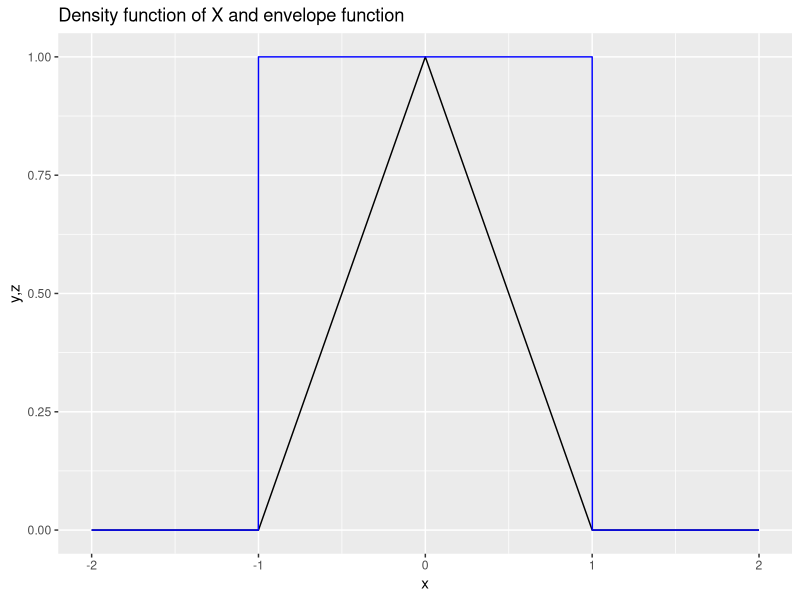
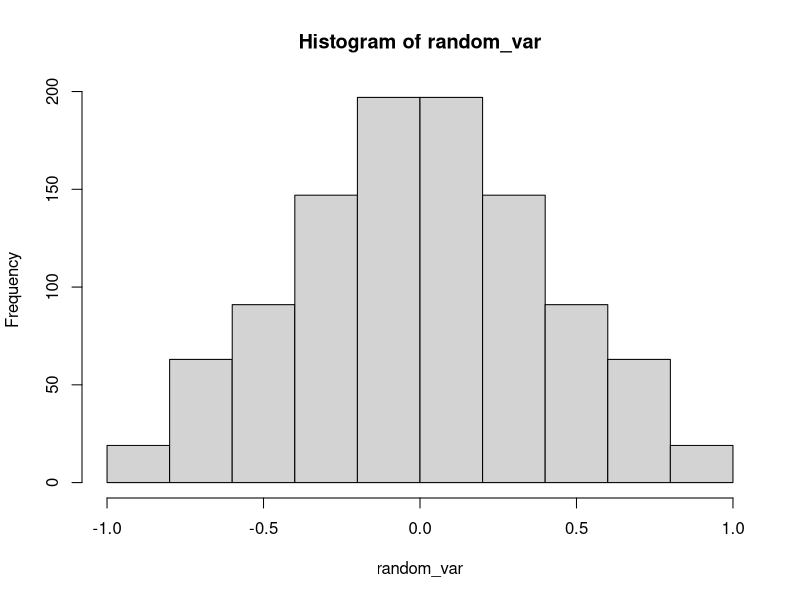
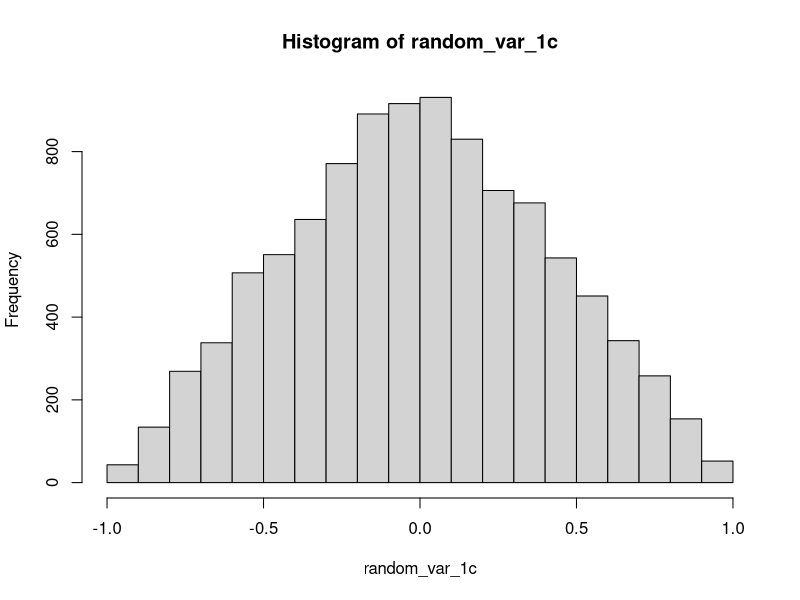

Generate these figures, in order, with R:
########################## INIT CODE ###########################################
rm(list = ls())

########################## [ 1 a ] #############################################
# Since we need to find a envelope function for the density function, so we need
# to plot the density function first. let $ x \in [-3, 3] $, and we know it's  
# triangle sharped function. We also can plot it using the code below.

x <- seq(-2, 2, by = 0.001)
y <- rep(0, length(x))
z <- rep(0, length(x))

x1_index <- which(x > 1 | x < -1)
x2_index <- which(x >= -1 & x <= 0)
x3_index <- which(x > 0 & x <= 1)

y[x1_index] <- 0
y[x2_index] <- x[x2_index] + 1
y[x3_index] <- 1 - x[x3_index]

z0_index <- which(x > 1 | x < -1)
z1_index <- which(x >= -1 & x <= 1)

z[z1_index] <- 1
z[-z1_index] <- 0

data <- data.frame(x, y, z)

# After we get the plot, we can see that the density function is a triangle
# we will use an envelope function to cover the density function, and we can
# use function $ g(x) = 1 $ to cover the density function in the [-1,1] range. 

graph <- ggplot2::ggplot(data) +
  ggplot2::geom_line(mapping=ggplot2::aes(x=x,y=y)) + 
  ggplot2::geom_line(mapping=ggplot2::aes(x=x,y=z),color="blue") + 
  ggplot2::ggtitle("Density function of X and envelope function") +
  ggplot2::xlab("x") +
  ggplot2::ylab("y,z")


graph

# Now we will write a code for the rejection sampling algorithm. 


########################## [ 1 b ] #############################################
# To generate a random variable from the density function using Inverse CDF,
# we will need to calculate the CDF function first.

# CDF function

# in range (-inf,-1) we get CDF = 0
# in range (-1,0) we get CDF = \frac{x^2}{2} + x
# in range (0,1)  we get CDF = x - \frac{x^2}{2}
# in range (1,+inf)  we get CDF = 1

# we have F^{-1} in (-1,0) range is x = -1 + sqrt(1-2y)
# we have F^{-1} in ( 0,1) range is x =  1 - sqrt(1-2y)

# so we can write a function to generate a random variable from it
# For x2, sqrt will generate some error because of the negative value

u <- runif(1000)

x1 <-  sqrt(1 - 2 * u)  - 1

x2 <-  1 - sqrt(1 - 2 * u)

random_var <- c(x1,x2)
hist(random_var)

# So the random variable is generated from the density function is random_var.
########################## [ 1 c ] #############################################
u1_1c <- runif(10000)
u2_1c <- runif(10000)

random_var_1c <- u1_1c - u2_1c
hist(random_var_1c)

########################## [ 1 d ] #############################################
# Since we already plot the data, we will generate the variable of 1a to 1c

# since the 1c is the simplest way to generate the random variable, but since it 
# can not adapt to some specific distribution, so we will use 1a to generate the
# the random variable.

random_var_1c_var <- var(random_var_1c)




